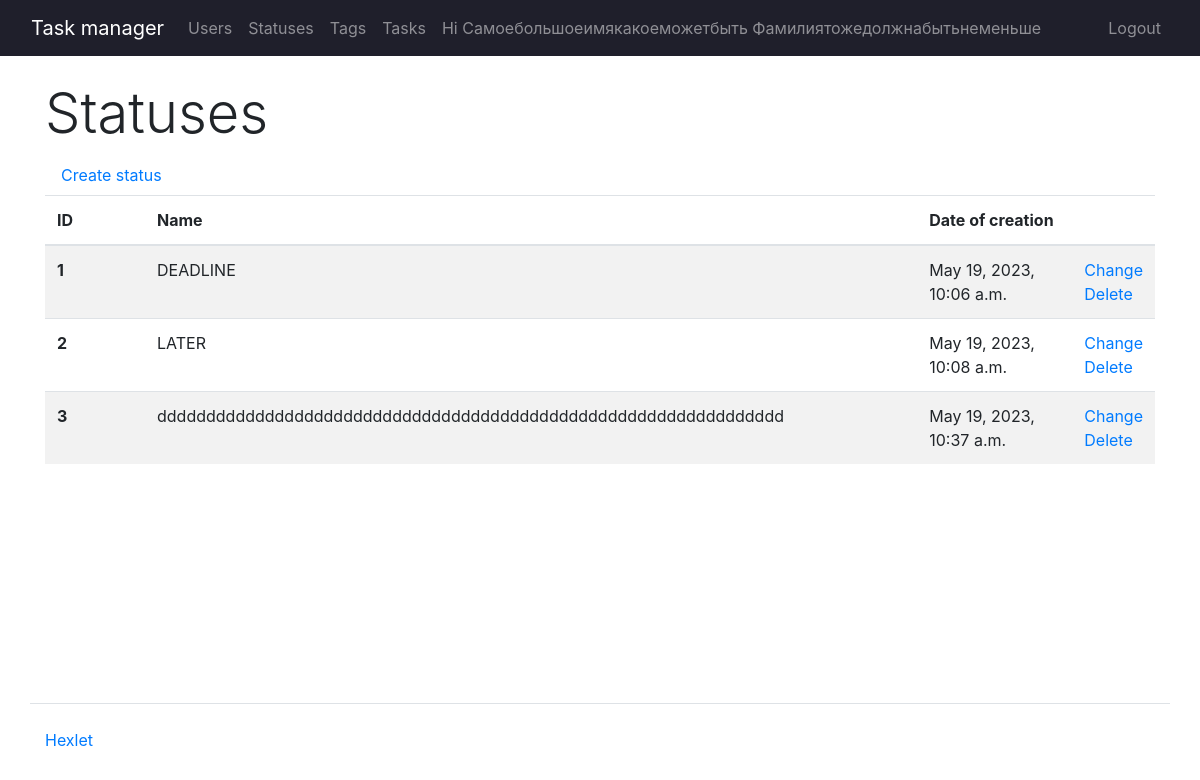
The app's page /statuses/ (signed in) with its own data.
### task_manager/users/models.py (models this page shows, shortened)
class CustomUser(AbstractUser):
    groups = models.ManyToManyField(
        "auth.Group",
        blank=True,
        related_name="customuser_set",
        related_query_name="customuser",
    )
    user_permissions = models.ManyToManyField(
        "auth.Permission",
        blank=True,
        related_name="customuser_set",
        related_query_name="customuser",
    )
    def __str__(self):
        return f'{self.first_name} {self.last_name}'

### task_manager/statuses/models.py (models this page shows, shortened)
class Statuses(models.Model):
    title = models.CharField(max_length=255, verbose_name=_("name"))
    created_at = models.DateTimeField(auto_now_add=True)

### task_manager/statuses/views.py (the view)
# urls.py: path("", StatusesView.as_view(), name="statuses"),
class StatusesView(StatusLoginMixin, View):
    def get(self, request):
        statuses = Statuses.objects.all()
        return render(request, "statuses/statuses.html", context={
            "statuses": statuses})

### task_manager/templates/statuses/statuses.html
{% extends 'base.html' %}
{% load i18n %}
{% block content %}
      <h1 class="display-4">{% translate "Statuses" %}</h1>
      <a class="nav-link" href="{% url 'create_status' %}">{% translate "Create status" %}</a>
      <table class="table table-striped">
        <thead>
          <tr>
            <th scope="col" style="width: 100px;">ID</th>
            <th scope="col">{% translate "Name" %}</th>
            <th scope="col" style="width: 155px;">{% translate "Date of creation" %}</th>
            <th scope="col" style="width: 15px;"></th>
          </tr>
        </thead>
        <tbody>
            {% for status in statuses %}
            <tr>
              <th scope="row">{{ status.id }}</th>
                <td>{{ status.title }}</td>
                <td>{{ status.created_at }}</td>
                <td>
                    <a href="{% url 'update_status' status.id %}">{% translate "Change" %}</a><br>
                    <a href="{% url 'delete_status' status.id %}" rel="nofollow">{% translate "Delete" %}</a>
                </td>
            </tr>
            {% endfor %}
        </tbody>
      </table>
{% endblock %}

### task_manager/templates/navbar.html (shortened to what this page needs)
{% load bootstrap4 %}
{% load i18n %}
<nav class="navbar navbar-expand-md navbar-dark px-3" style="background-color: rgb(31, 31, 43);">
    <div class="container-fluid">
      <a class="navbar-brand" href="/">{% translate "Task manager" %}</a>
      <div class="collapse navbar-collapse" id="navbarNavAltMarkup">
        <ul class="navbar-nav mr-auto">
          <li class="nav-item">
            <a class="nav-link" href="{% url 'users' %}">{% translate "Users" %}</a>
          </li>
        {% if request.user.is_authenticated %}
          <li class="nav-item">
            <a class="nav-link" href="{% url 'statuses' %}">{% translate "Statuses" %}</a>
          </li>
          <li class="nav-item">
            <a class="nav-link" href="#">{% translate "Tags" %}</a>
          </li>
          <li class="nav-item">
            <a class="nav-link" href="{% url 'tasks' %}">{% translate "Tasks" %}</a>
          </li>
          <li class="nav-item">
            <a class="nav-link" href="#">Hi {{request.user | title}}</a>
          </li>
        </ul>
        <ul class="navbar-nav ms-auto">
          <li class="nav-item">
            <a class="nav-link" href="{% url 'logout' %}">{% translate "Logout" %}</a>
          </li>
        </ul>
        {% endif %}
      </div>
    </div>
</nav>

### records on screen
CustomUser: user "Самоебольшоеимякакоеможетбыть Фамилиятожедолжнабытьнеменьше"
Statuses: id "1", title "DEADLINE", created_at "May 19, 2023, 10:06 a.m."
Statuses: id "2", title "LATER", created_at "May 19, 2023, 10:08 a.m."
Statuses: id "3", title "dddddddddddddddddddddddddddddddddddddddddddddddddddddddddddddddd", created_at "May 19, 2023, 10:37 a.m."
